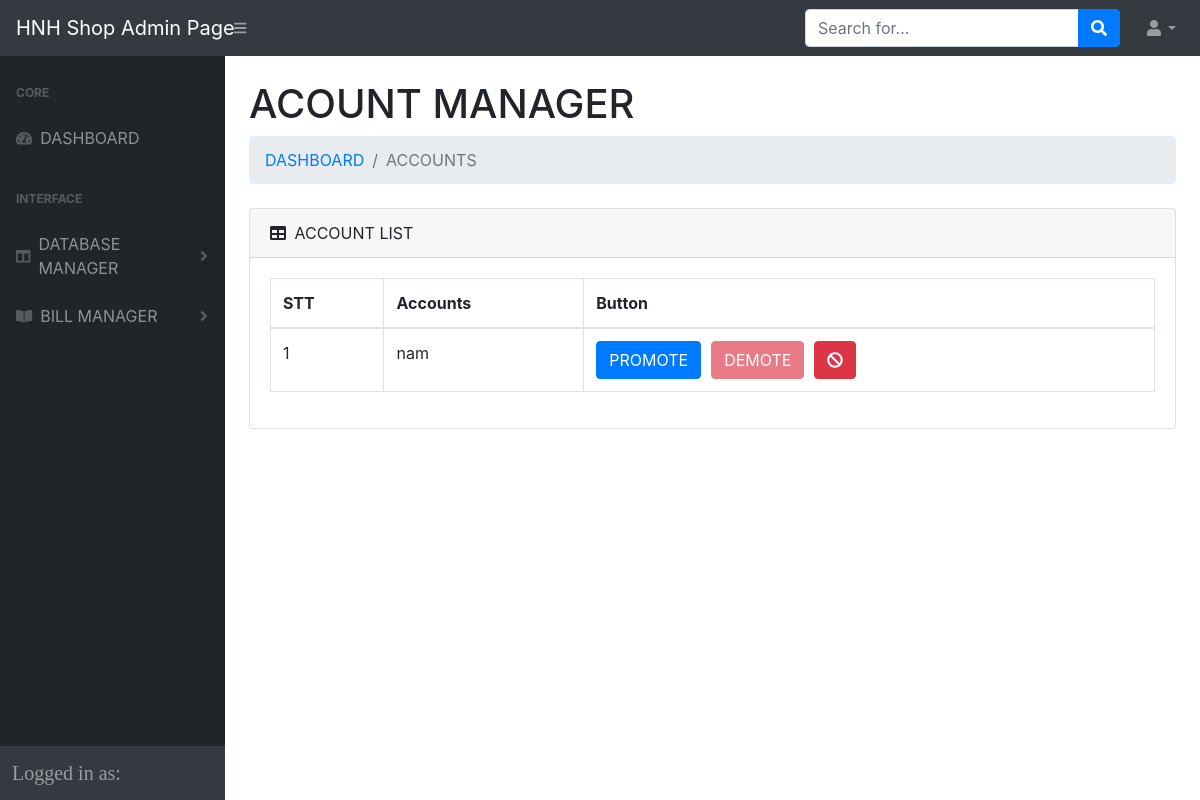
The page /admin-test/ACCOUNT.php on the database as committed earlier.
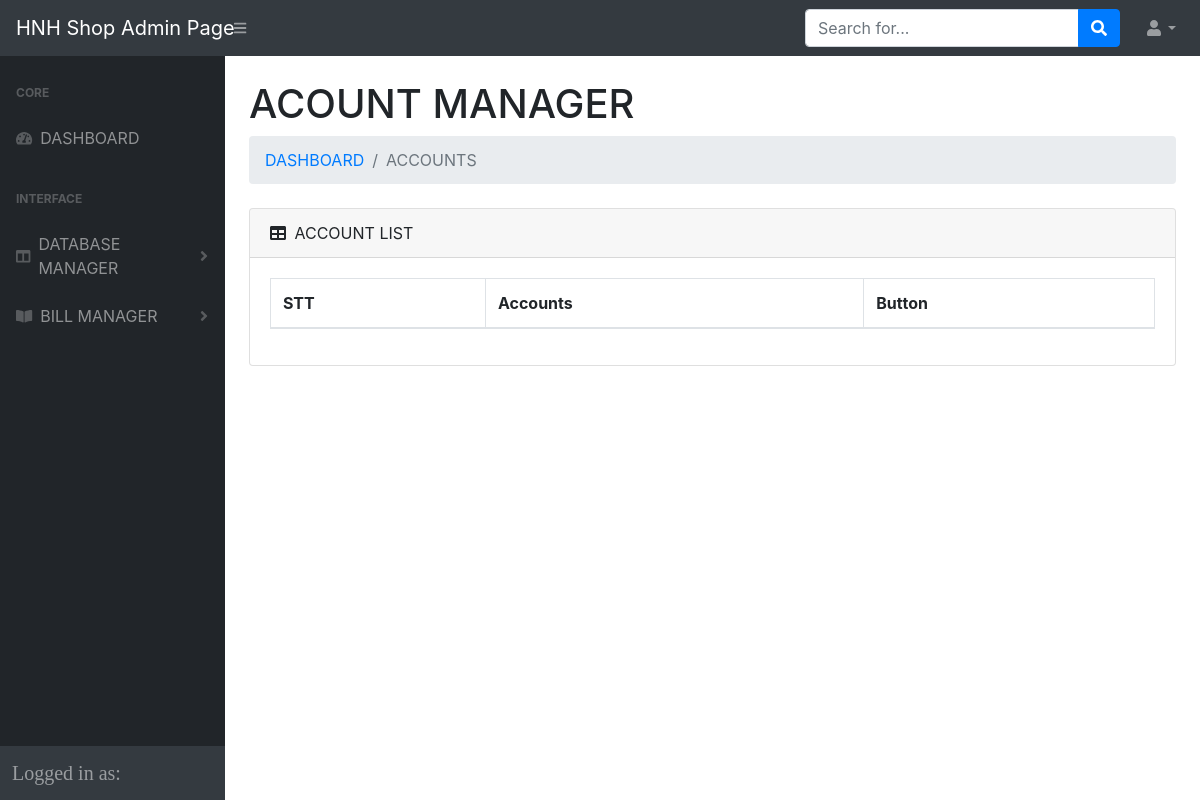
The same page on the database as committed later.
### tables this page shows
CREATE TABLE `accounts` (
  `id` int(11) NOT NULL,
  `username` varchar(255) NOT NULL,
  `password` varchar(255) NOT NULL,
  `lv` int(11) NOT NULL
);

### models/DataProvider.php (called while the page is built, shortened)
<?php
class DataProvider
{
	private $link;
	function __construct()
	{
		$this->link = new PDO("mysql:host=localhost;dbname=sellclothes",'root','');
		$this->link->exec("set names utf8mb4_unicode_ci");
		$this->link->setAttribute(PDO::ATTR_ERRMODE, PDO::ERRMODE_EXCEPTION);
	}
	function FetchAll($sql)
	{
		$db=$this->link->prepare($sql);
		$db->execute();
		$result=$db->fetchAll(\PDO::FETCH_ASSOC);
		return $result;
	}
}
?>

### admin-test/ACCOUNT.php (the view, shortened to what this page needs)
<?php
include_once("../models/DataProvider.php");
?>
<!DOCTYPE html>
<html lang="en">
    <head>
        <link href="css/styles.css" rel="stylesheet" />
        <link href="https://cdn.datatables.net/1.10.20/css/dataTables.bootstrap4.min.css" rel="stylesheet" />
    </head>
    <body>
        <nav class="sb-topnav navbar navbar-expand navbar-dark bg-dark">
            <a class="navbar-brand" href="index.php">HNH Shop Admin Page</a>
            <button class="btn btn-link btn-sm order-1 order-lg-0" id="sidebarToggle" href="#"><i class="fas fa-bars"></i></button>
            <form class="d-none d-md-inline-block form-inline ml-auto mr-0 mr-md-3 my-2 my-md-0">
                <div class="input-group">
                    <input class="form-control" type="text" placeholder="Search for..." aria-label="Search" aria-describedby="basic-addon2" />
                    <div class="input-group-append">
                        <button class="btn btn-primary" type="button"><i class="fas fa-search"></i></button>
                    </div>
                </div>
            </form>
            <ul class="navbar-nav ml-auto ml-md-0">
                <li class="nav-item dropdown">
                    <a class="nav-link dropdown-toggle" id="userDropdown" href="#" role="button" data-toggle="dropdown" aria-haspopup="true" aria-expanded="false"><i class="fas fa-user fa-fw"></i></a>
                </li>
            </ul>
        </nav>
        <div id="layoutSidenav">
        <?php
                include_once('menu-slide.php');
            ?>
            <div id="layoutSidenav_content">
                <main>
                    <div class="container-fluid">
                        <h1 class="mt-4">ACOUNT MANAGER</h1>
                        <ol class="breadcrumb mb-4">
                            <li class="breadcrumb-item"><a href="index.php">DASHBOARD</a></li>
                            <li class="breadcrumb-item active">ACCOUNTS</li>
                        </ol>
    <div class="card mb-4">
        <div class="card-header" >
            <i class="fas fa-table mr-1"></i>
            ACCOUNT LIST
        </div>
        <div class="card-body">
            <div class="table-responsive" >
            <table class="table table-bordered" id="dataTable" width="100%" cellspacing="0">
                    <thead>
                        <tr>
                            <th>STT</th>
                            <th>Accounts</th>
                            <th>Button</th>
                        </tr>
                    </thead>
                    <tbody>
                    <?php
                       include_once("../models/DataProvider.php");
                        $db=new DataProvider();
                        $sql="SELECT * FROM `accounts`";
                        $array=$db->FetchAll($sql);
                        $i=1;
                        foreach($array as $user){
                            if($user['id']>0){
                            echo "<tr>";
                                echo "<td class='acc-id' data-id=$user[id]>$i</td>";
                                echo "<td class='acc-username' >$user[username]</td>";
                                if($user['lv']==1){
                                    echo "<td><button class='btn-promote btn btn-primary' disabled>PROMOTE</button>";
                                    echo "<button class='btn-demote btn btn-danger' style='margin-left:10px' >DEMOTE</button>";
                                }
                                else{
                                    echo "<td><button class='btn-promote btn btn-primary' >PROMOTE</button>";
                                    echo "<button class='btn-demote btn btn-danger' style='margin-left:10px' disabled>DEMOTE</button>";
                                }
                                echo "<button class='btn-delete btn btn-danger' style='margin-left:10px' ><i class='fas fa-ban'></i></button></td>";
                            echo "</tr>";
                            $i++;
                            }
                        }
                        ?>
                    </tbody>
                </table>
            </div>
        </div>
    </div>
                    </div>
                    </div>
            </div>
    </body>
</html>

Rows that differ between the two databases and show on the page:
removed accounts: username "nam", shows "PROMOTE"
